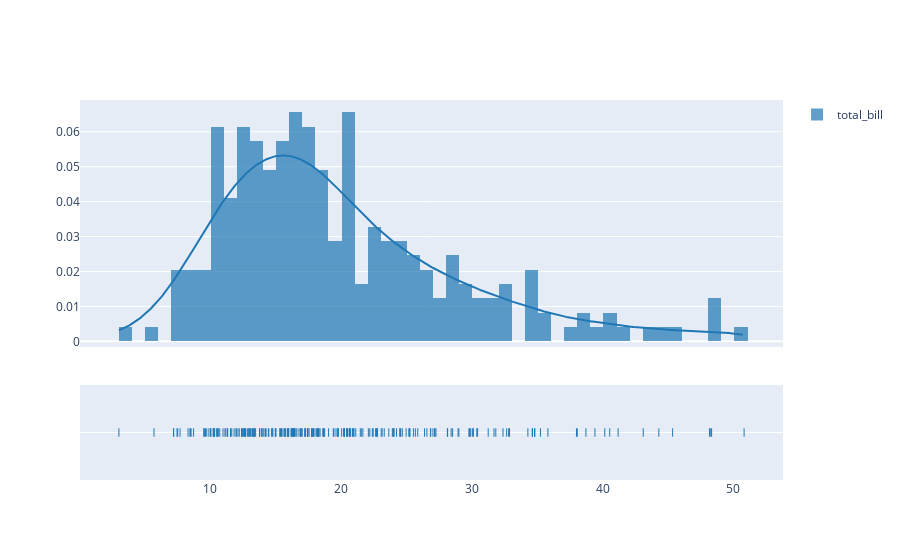

The cell this chart's notebook holds for it:
### Code cell
# before scaling
fig = ff.create_distplot([df['total_bill']],group_labels=['total_bill'])
fig

### Figure 1 — Plotly figure (JSON) as saved in the notebook; plotly's stock layout.template omitted (floating-point values rounded to 4 significant figures; data arrays with more than 128 entries replaced by an {"elided": "..."} marker saying what was removed)
{"data": [{"autobinx": false, "histnorm": "probability density", "legendgroup": "total_bill", "marker": {"color": "rgb(31, 119, 180)"}, "name": "total_bill", "opacity": 0.7, "type": "histogram", "x": {"elided": "244 float values"}, "xaxis": "x", "xbins": {"end": 50.81, "size": 1, "start": 3.07}, "yaxis": "y"}, {"legendgroup": "total_bill", "marker": {"color": "rgb(31, 119, 180)"}, "mode": "lines", "name": "total_bill", "showlegend": false, "type": "scatter", "x": {"elided": "500 float values"}, "xaxis": "x", "y": {"elided": "500 float values"}, "yaxis": "y"}, {"legendgroup": "total_bill", "marker": {"color": "rgb(31, 119, 180)", "symbol": "line-ns-open"}, "mode": "markers", "name": "total_bill", "showlegend": false, "type": "scatter", "x": {"elided": "244 float values"}, "xaxis": "x", "y": {"elided": "244 str values"}, "yaxis": "y2"}], "layout": {"barmode": "overlay", "hovermode": "closest", "legend": {"traceorder": "reversed"}, "xaxis": {"anchor": "y2", "domain": [0, 1], "zeroline": false}, "yaxis": {"anchor": "free", "domain": [0.35, 1], "position": 0}, "yaxis2": {"anchor": "x", "domain": [0, 0.25], "dtick": 1, "showticklabels": false}}}
